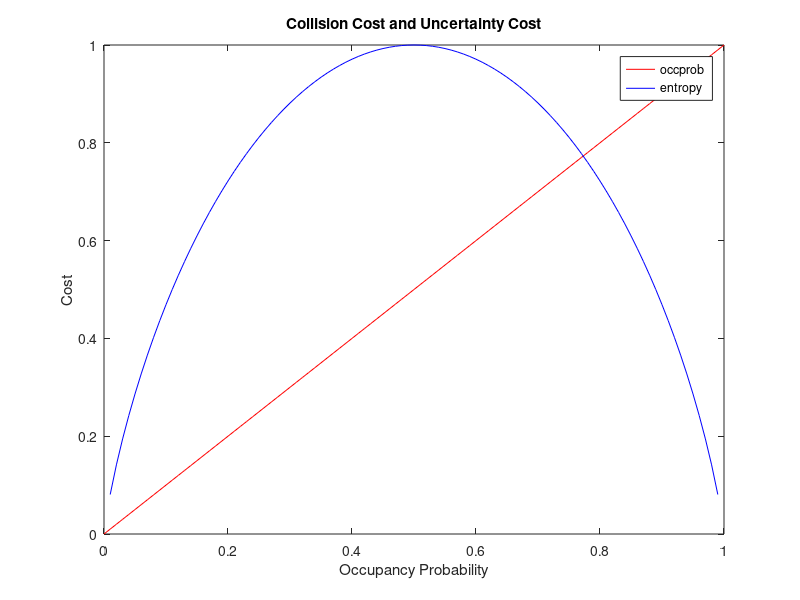

MATLAB code for this plot: (Note: this script raises an error after producing the figure.)
close all; clc; clear all;

%% Plot Occupancy probability depending on the cost
figure(1);
occprob = 0:0.01:1.0;

entropy_cost = zeros(size(occprob, 2), 1);
collision_cost = zeros(size(occprob, 2), 1);

for i = 1:size(occprob, 2)
    entropy_cost(i) = (-occprob(i))*log2(occprob(i)) - (1-occprob(i))*log2(1-occprob(i));

    collision_cost(i) = occprob(i);

end

plot(occprob, collision_cost, 'r');
hold on;
plot(occprob, entropy_cost, 'b');
hold on;

legend('occprob', 'entropy', '0.1*entropy +occprob', '0.3*entropy + occprob', 'entropy+ occprob');
title('Collision Cost and Uncertainty Cost');
xlabel('Occupancy Probability');
ylabel('Cost');

%% With True depth model
figure(2);
s = -10:0.1:10;
occprob = zeros(1, size(s, 2));

entropy_cost = zeros(size(occprob, 2), 1);
collision_cost = zeros(size(occprob, 2), 1);

for i = 1:size(occprob, 2)
    occprob(i) = qcdf(s(i)) - 0.5*qcdf(s(i)-3);

    entropy_cost(i) = (-occprob(i))*log2(occprob(i)) - (1-occprob(i))*log2(1-occprob(i));

    collision_cost(i) = occprob(i);

end
plot(s, collision_cost, 'r');
hold on;
plot(s, entropy_cost, 'b');
hold on;
plot(s, 0.1*entropy_cost+0.9*collision_cost, 'k-.');
hold on;
plot(s, 0.3*entropy_cost+collision_cost, 'k.');
hold on;
plot(s, 0.6*entropy_cost+collision_cost, 'k-');
hold on;
legend('occprob', 'entropy', '0.1*entropy +occprob', '0.3*entropy + occprob', 'entropy+ occprob');
title('Collision Cost and Uncertainty Cost');
xlabel('Occupancy Probability');
ylabel('Cost');

function occprob = qcdf(s)
    if s <  -3
        occprob = 0.0;
    elseif s <= -1
        occprob = (1/48) * (3 + s)^3;
    elseif s < 1 
        occprob = 0.5 + (1/24) * s * (3 + s) * (3 - s);
    elseif s <= 3
        occprob = 1 - (1/48) * (3 -s)^3;
    else
        occprob = 1;
    end
end